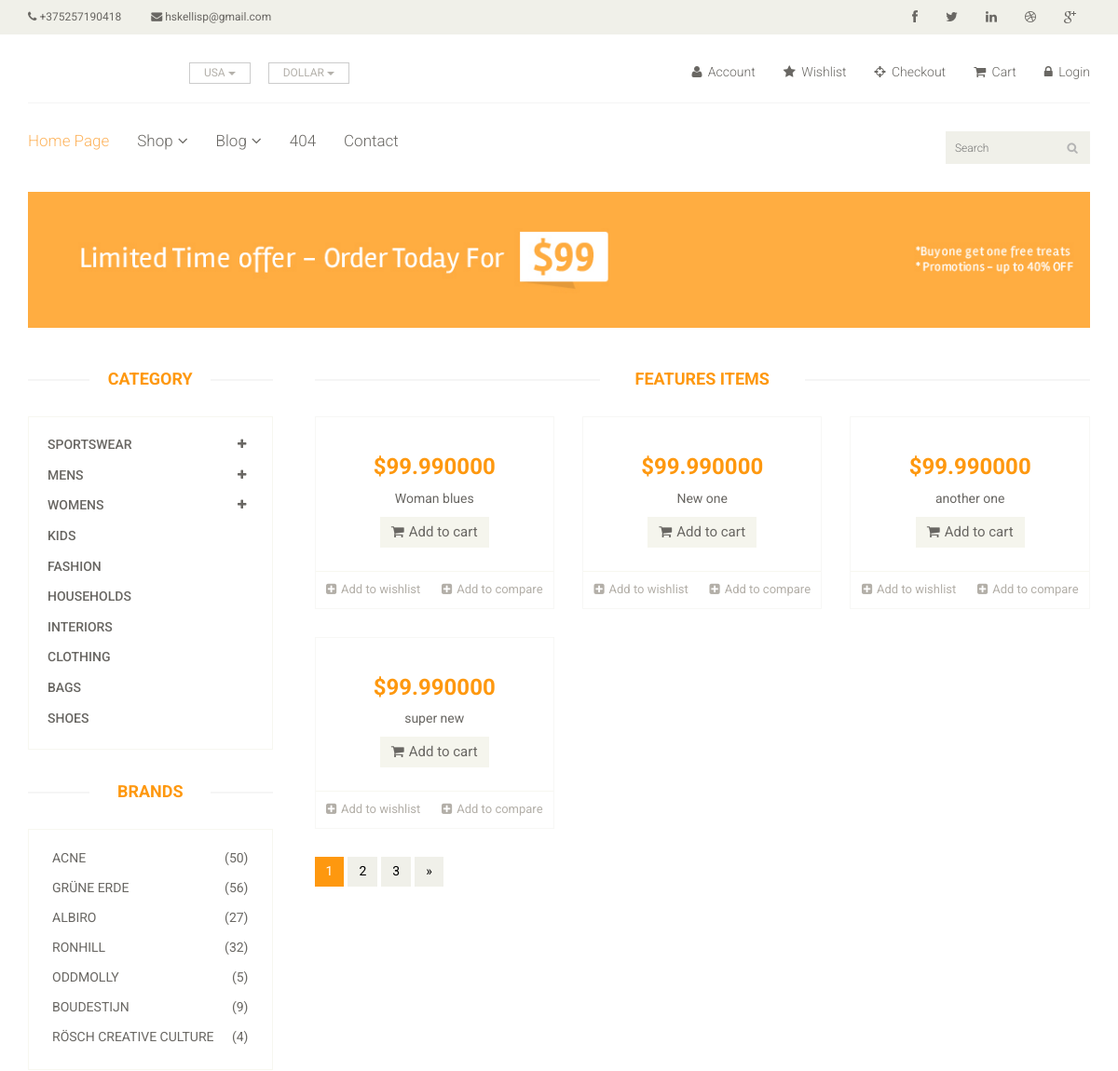
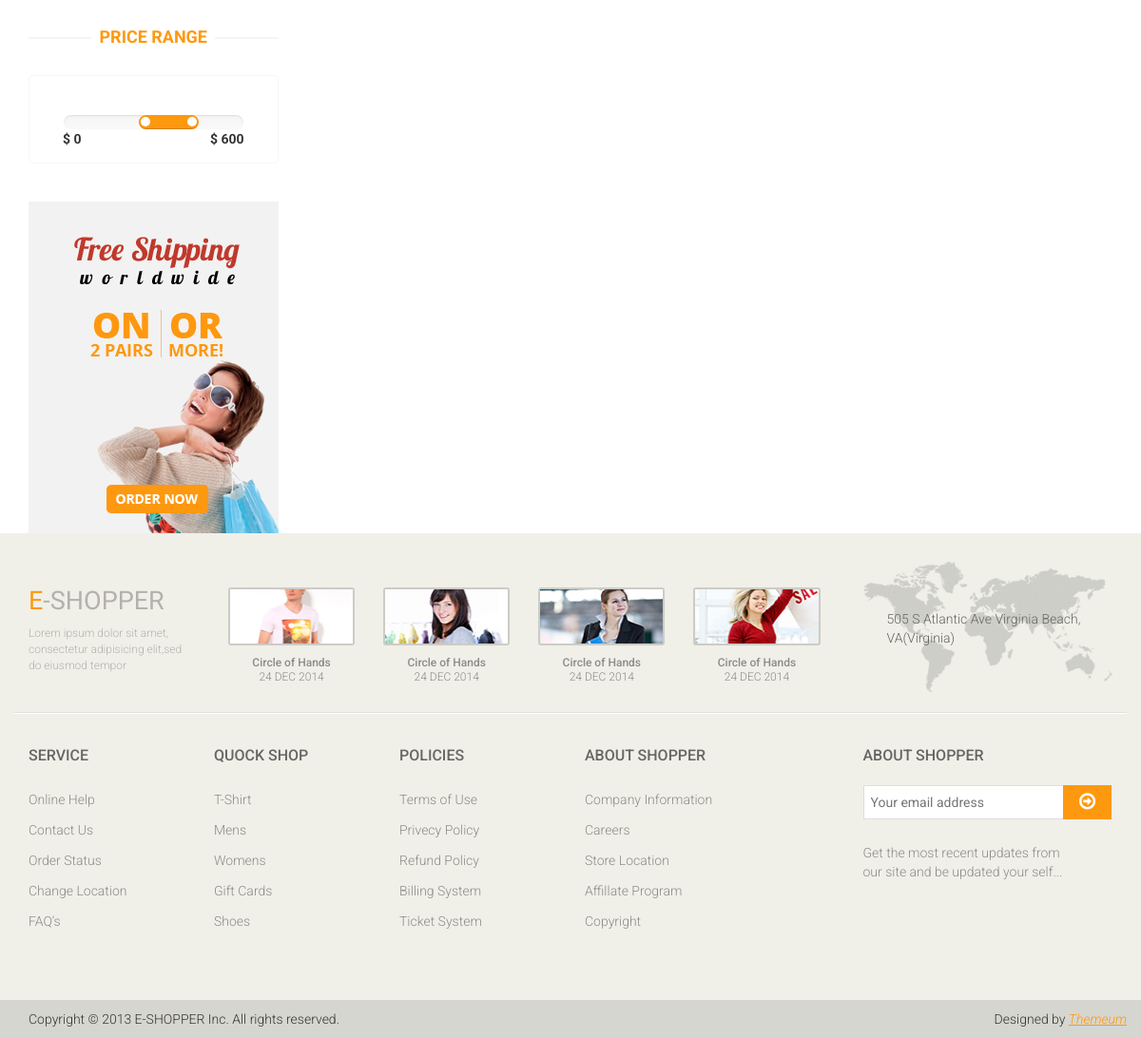
/shop-fbv/, run on the app's committed database (2 pictures, top to bottom).
### app/models.py (models this page shows, shortened)
class App(models.Model):
    name = models.CharField(max_length=255)
    phone = models.CharField(max_length=255)
    email = models.CharField(max_length=255)
    logo = models.ImageField(upload_to=upload_image_path, null=True, blank=True)
    social_links = models.ManyToManyField(Social)
    pages = models.ForeignKey(Page)

class Page(models.Model):
    name = models.CharField(max_length=255)
    slug =  models.CharField(max_length=255)
    url =  models.CharField(max_length=255)
    def __str__(self):
        return self.name

### products/models.py (models this page shows, shortened)
class Product(models.Model):
    title =  models.CharField(max_length=255)
    slug = models.SlugField(blank=True)
    description = models.TextField()
    price =  models.DecimalField(decimal_places=6, max_digits=20, default=99.99)
    image = models.ImageField(upload_to=upload_image_path, null=True, blank=True)
    imgdetail = models.ImageField(upload_to=upload_image_path, null=True, blank=True)
    category = models.CharField(max_length=255)
    availability = models.CharField(max_length=255)
    condition = models.CharField(max_length=255)
    brand = models.CharField(max_length=255)
    featured = models.BooleanField(default=False)
    objects = ProductManager()

### products/views.py (the view)
# urls.py: url(r'^shop-fbv/$', shop_view, name='shop'),
def shop_view(request):
    object_list = App.objects.all()
    product_list = Product.objects.all()
    context={
        'object_list':object_list,
        'product_list':product_list
    }
    return render(request, "shop.html", context)

### products/models.py (called while the page is built)
    def get_queryset(self):
        return ProductQuerySet(self.model, using=self._db)

### templates/shop.html
{% extends "base/base.html" %}
{% block content %}
{% include "shop/banner.html" %}
<section>
		<div class="container">
			<div class="row">
				<div class="col-sm-3">
					<div class="left-sidebar">
            {% include "main/category_bar.html" %}
            {% include "main/brands.html" %}
            {% include "main/range_price.html" %}
            {% include "main/shiping.html" %}
          </div>
        </div>
        <div class="col-sm-9 padding-right">
          {% include "main/featured_items.html" %}
          {% include "shop/pagination.html" %}
        </div>
      </div>
  </div>
</section>
{% endblock %}

### templates/base/header.html (shortened to what this page needs)
{% load static %}
{% for header in object_list %}
<header id="header">
		<div class="header_top">
			<div class="container">
				<div class="row">
					<div class="col-sm-6">
						<div class="contactinfo">
							<ul class="nav nav-pills">
								<li><a href="#"><i class="fa fa-phone"></i> {{header.phone}}</a></li>
								<li><a href="#"><i class="fa fa-envelope"></i> {{header.email}}</a></li>
							</ul>
						</div>
					</div>
					<div class="col-sm-6">
						<div class="social-icons pull-right">
							<ul class="nav navbar-nav">
								<li><a href="#"><i class="fa fa-facebook"></i></a></li>
								<li><a href="#"><i class="fa fa-twitter"></i></a></li>
								<li><a href="#"><i class="fa fa-linkedin"></i></a></li>
								<li><a href="#"><i class="fa fa-dribbble"></i></a></li>
								<li><a href="#"><i class="fa fa-google-plus"></i></a></li>
							</ul>
						</div>
					</div>
				</div>
			</div>
		</div>
		<div class="header-middle">
			<div class="container">
				<div class="row">
					<div class="col-sm-4">
						<div class="btn-group pull-right">
							<div class="btn-group">
								<button type="button" class="btn btn-default dropdown-toggle usa" data-toggle="dropdown">
									USA
									<span class="caret"></span>
								</button>
							</div>
							<div class="btn-group">
								<button type="button" class="btn btn-default dropdown-toggle usa" data-toggle="dropdown">
									DOLLAR
									<span class="caret"></span>
								</button>
							</div>
						</div>
					</div>
					<div class="col-sm-8">
						<div class="shop-menu pull-right">
							<ul class="nav navbar-nav">
								<li><a href="#"><i class="fa fa-user"></i> Account</a></li>
								<li><a href="#"><i class="fa fa-star"></i> Wishlist</a></li>
								<li><a href="checkout.html"><i class="fa fa-crosshairs"></i> Checkout</a></li>
								<li><a href="cart.html"><i class="fa fa-shopping-cart"></i> Cart</a></li>
								<li><a href="login.html"><i class="fa fa-lock"></i> Login</a></li>
							</ul>
						</div>
					</div>
				</div>
			</div>
		</div>
		<div class="header-bottom">
			<div class="container">
				<div class="row">
					<div class="col-sm-9">
						<div class="mainmenu pull-left">
							<ul class="nav navbar-nav collapse navbar-collapse">
								<li><a href="index.html" class="active">{{ header.pages}}</a></li>
								<li class="dropdown"><a href="#">Shop<i class="fa fa-angle-down"></i></a>
                                </li>
								<li class="dropdown"><a href="#">Blog<i class="fa fa-angle-down"></i></a>
                                </li>
								<li><a href="404.html">404</a></li>
								<li><a href="contact-us.html">Contact</a></li>
							</ul>
						</div>
					</div>
					<div class="col-sm-3">
						<div class="search_box pull-right">
							<input type="text" placeholder="Search"/>
						</div>
					</div>
				</div>
			</div>
		</div>
	</header>
{% endfor %}

### templates/main/featured_items.html (shortened to what this page needs)
{% load static %}
<div class="features_items">
	<h2 class="title text-center">Features Items</h2>
		{% for pr in product_list %}
			<div class="col-sm-4">
				<div class="product-image-wrapper">
					<div class="single-products">
							<div class="productinfo text-center">
								<h2>${{pr.price}}</h2>
								<p>{{pr.title}}</p>
								<a href="#" class="btn btn-default add-to-cart"><i class="fa fa-shopping-cart"></i>Add to cart</a>
							</div>
							<div class="product-overlay">
								<div class="overlay-content">
								</div>
							</div>
					</div>
					<div class="choose">
						<ul class="nav nav-pills nav-justified">
							<li><a href="#"><i class="fa fa-plus-square"></i>Add to wishlist</a></li>
							<li><a href="#"><i class="fa fa-plus-square"></i>Add to compare</a></li>
						</ul>
					</div>
				</div>
			</div>
		{% endfor %}
</div>

### static_my_proj/css/main.css (style rules this page uses)
body { font-family: 'Roboto', sans-serif; background:; position: relative; font-weight:400px; }
ul li { list-style: none; }
a { -webkit-transition: 300ms; -moz-transition: 300ms; -o-transition: 300ms; transition: 300ms; }
h1, h2, h3, h4, h5, h6 { font-family: 'Roboto', sans-serif; }
.header_top { background: none repeat scroll 0 0 #F0F0E9; }
.contactinfo ul li:first-child { margin-left: -15px; }
.contactinfo ul li a { font-size: 12px; color: #696763; font-family: 'Roboto', sans-serif; }
.social-icons ul li a { border: 0 none; border-radius: 0; color: #696763; padding:0px; }
.social-icons ul li { display:inline-block; }
.social-icons ul li a i { padding: 11px 15px; transition: all 0.9s ease 0s; -moz-transition: all 0.9s ease 0s; -webkit-transition: all 0.9s ease 0s; -o-transition: all 0.9s ease 0s; }
.header-middle .container .row { border-bottom: 1px solid #f5f5f5; margin-left: 0; margin-right: 0; padding-bottom: 20px; padding-top: 20px; }
.header-middle .container .row .col-sm-4 { padding-left: 0; }
.header-middle .container .row .col-sm-8 { padding-right:0; }
.usa { border-radius: 0; color: #B4B1AB; font-size: 12px; margin-right: 20px; padding: 2px 15px; margin-top: 10px; }
.shop-menu ul li { display:inline-block; padding-left: 15px; padding-right: 15px; }
.shop-menu ul li:last-child { padding-right: 0; }
.shop-menu ul li a { background: #FFFFFF; color: #696763; font-family: 'Roboto', sans-serif; font-size: 14px; font-weight: 300; padding:0; padding-right: 0; margin-top: 10px; }
.shop-menu ul li a i { margin-right:3px; }
.header-bottom { padding-bottom: 30px; padding-top: 30px; }
.navbar-collapse.collapse { padding-left: 0; }
.mainmenu ul li { padding-right: 15px; padding-left: 15px; }
.mainmenu ul li:first-child { padding-left: 0px; }
.mainmenu ul li a { color: #696763; font-family: 'Roboto', sans-serif; font-size: 17px; font-weight: 300; padding: 0; padding-bottom: 10px; }
.mainmenu ul li a:hover, .mainmenu ul li a.active, .shop-menu ul li a.active { background:none; color:#fdb45e; }
.search_box input { background: #F0F0E9; border: medium none; color: #B2B2B2; font-family: 'roboto'; font-size: 12px; font-weight: 300; height: 35px; outline: medium none; padding-left: 10px; width: 155px; background-image: url(../images/home/searchicon.png); background-repeat: no-repeat; background-position: 130px; }
.fa-angle-down { padding-left: 5px; }
.left-sidebar h2:after, h2.title:after { content: " "; position: absolute; border: 1px solid #f5f5f5; bottom:8px; left: 0; width: 100%; height: 0; z-index: -2; }
h2.title:before { content: " "; position: absolute; background: #fff; bottom: -6px; width: 220px; height: 30px; z-index: -1; left: 50%; margin-left: -110px; }
.padding-right { padding-right: 0; }
.features_items { overflow:hidden; }
h2.title { color: #FE980F; font-family: 'Roboto', sans-serif; font-size: 18px; font-weight: 700; margin: 0 15px; text-transform: uppercase; margin-bottom: 30px; position: relative; }
.product-image-wrapper { border:1px solid #F7F7F5; overflow: hidden; margin-bottom:30px; }
.single-products { position: relative; }
.productinfo h2 { color: #FE980F; font-family: 'Roboto', sans-serif; font-size: 24px; font-weight: 700; }
.productinfo p { font-family: 'Roboto', sans-serif; font-size: 14px; font-weight: 400; color: #696763; }
.productinfo { position:relative; }
.product-overlay { background:#FE980F; top: 0; display: none; height: 0; position: absolute; transition: height 500ms ease 0s; width: 100%; display: block; opacity:; }
.product-overlay .overlay-content { bottom: 0; position: absolute; bottom: 0; text-align: center; width: 100%; }
.add-to-cart { background:#F5F5ED; border: 0 none; border-radius: 0; color: #696763; font-family: 'Roboto', sans-serif; font-size: 15px; margin-bottom: 25px; }
.add-to-cart i { margin-right:5px; }
.choose { border-top: 1px solid #F7F7F0; }
.choose ul li a { color: #B3AFA8; font-family: 'Roboto', sans-serif; font-size: 13px; padding-left: 0; padding-right: 0; }
.choose ul li a i { margin-right:5px; }

### data on the page
App: phone "+375257190418", email "hskellisp@gmail.com", pages "Home Page"
Product: price "99.990000", title "Woman blues"
Product: price "99.990000", title "New one"
Product: price "99.990000", title "another one"
Product: price "99.990000", title "super new"
